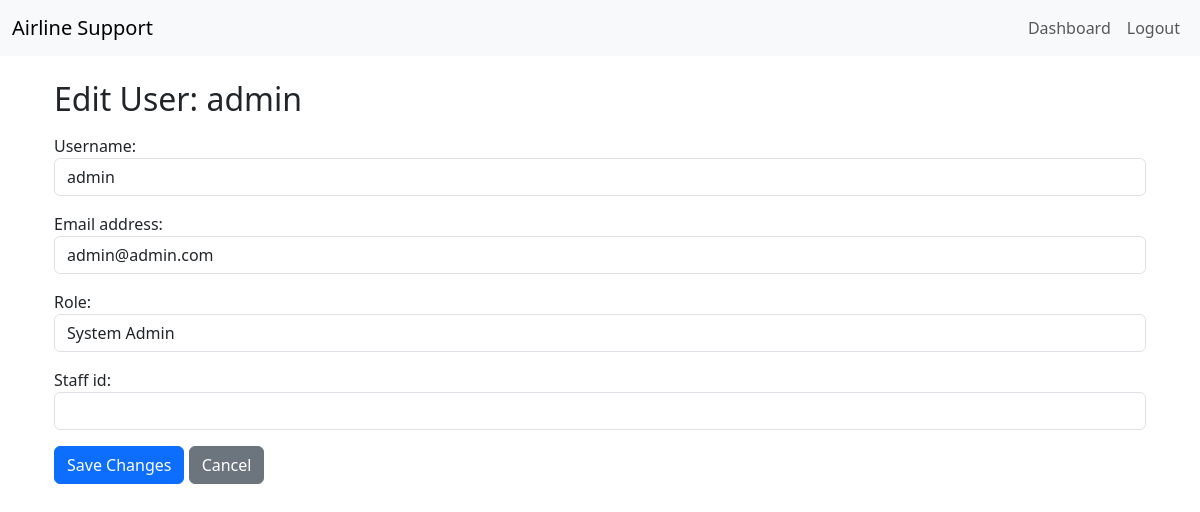
The page /user/1/edit/ (signed in) on the database its author committed.
### AirlineCustomerSupport/models.py (models this page shows, shortened)
class CustomUser(AbstractUser):
    ROLE_CHOICES = [
        ('customer', 'Customer'),
        ('support', 'Support Agent'),
        ('admin', 'System Admin'),
    ]
    role = models.CharField(max_length=10, choices=ROLE_CHOICES, default='customer')
    staff_id = models.CharField(max_length=6, blank=True, null=True)  # for agents only

### AirlineCustomerSupport/views.py (the view)
# urls.py: path('user/<int:user_id>/edit/', views.edit_user, name='edit_user'),
@login_required
@staff_member_required
def edit_user(request, user_id):
    user_instance = get_object_or_404(CustomUser, id=user_id)
    if request.method == 'POST':
        form = ManualUserCreateForm(request.POST, instance=user_instance)
        if form.is_valid():
            form.save()
            return redirect('user_manager')
    else:
        form = ManualUserCreateForm(instance=user_instance)
    return render(request, 'AirlineCustomerSupport/edit_user.html', {
        'form': form,
        'user': user_instance
    })

### AirlineCustomerSupport/forms.py (shortened to what this page needs)
class ManualUserCreateForm(UserCreationForm):
    ROLE_CHOICES = [
        ('support', 'Support Agent'),
        ('admin', 'System Admin'),
    ]
    role = forms.ChoiceField(choices=ROLE_CHOICES)
    staff_id = forms.CharField(max_length=6, help_text='6-digit Staff ID')
    class Meta:
        model = CustomUser
        fields = ['username', 'email', 'password1', 'password2', 'role', 'staff_id']

### AirlineCustomerSupport/templatetags/form_tags.py (called while the page is built)
@register.filter(name='add_class')
def add_class(field, css_class):
    return field.as_widget(attrs={"class": css_class})

### AirlineCustomerSupport/templates/AirlineCustomerSupport/edit_user.html (shortened to what this page needs)
{% extends 'AirlineCustomerSupport/base.html' %}
{% load form_tags %}
{% block content %}
<div class="container mt-4">
    <h2>Edit User: {{ user.username }}</h2>
    <form method="post" class="mt-3">
        <div class="mb-3">
            {{ form.username.label_tag }}
            {{ form.username|add_class:"form-control" }}
        </div>
        <div class="mb-3">
            {{ form.email.label_tag }}
            {{ form.email|add_class:"form-control" }}
        </div>
        <div class="mb-3">
            {{ form.role.label_tag }}
            {{ form.role|add_class:"form-control" }}
        </div>
        <div class="mb-3">
            {{ form.staff_id.label_tag }}
            {{ form.staff_id|add_class:"form-control" }}
        </div>
        <button type="submit" class="btn btn-primary">Save Changes</button>
        <a href="{% url 'user_manager' %}" class="btn btn-secondary">Cancel</a>
    </form>
</div>
{% endblock %}

### rows shown on the page
CustomUser: username "admin", email "admin@admin.com", role "System Admin"
